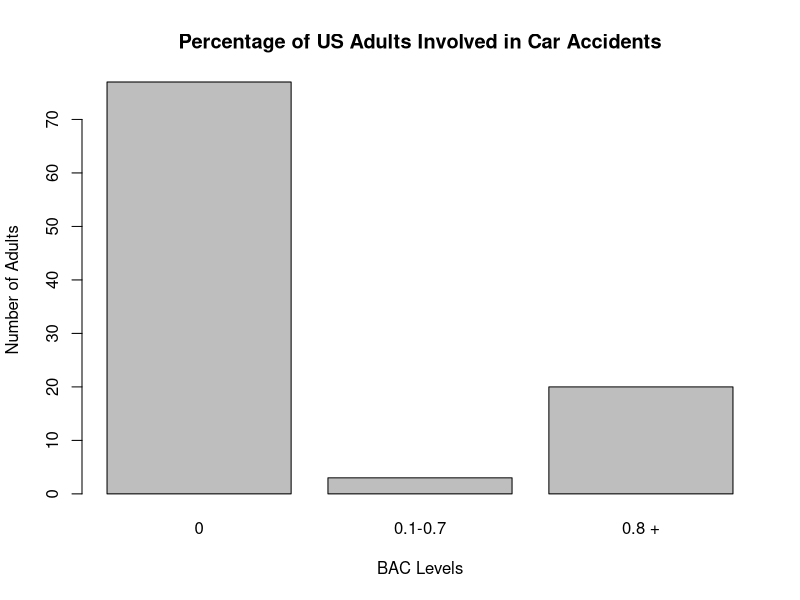

Reproduce this figure in R.
library(dplyr)
library(ggplot2)
data <- read.csv("data/dataset1.csv")

loc_highest_drivers<- data %>% 
  filter( Total.Drivers.Involved.in.Fatal.Crashes..Number == 
            max(Total.Drivers.Involved.in.Fatal.Crashes..Number)) %>% 
  select(1,3,5,7,9,11)

n_data <- function(df) {
  barplot(df, xlab = "BAC Levels", 
          ylab = "Number of Adults", 
          main = "Percentage of US Adults Involved in Car Accidents")
}

new_data = c(77,3,20)
names(new_data) = c("0", "0.1-0.7", "0.8 +")
barplot(new_data, xlab = "BAC Levels", 
        ylab = "Number of Adults", 
        main = "Percentage of US Adults Involved in Car Accidents")


